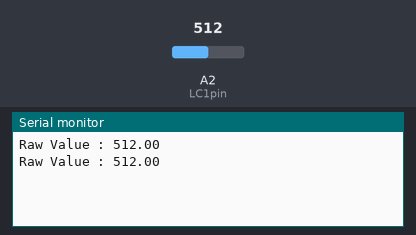
Simulated run of this sketch. Board: Arduino Uno, built with avr-gcc and run on an emulated ATmega328P. On the bench: the last lines printed to the serial monitor. Inputs (shaded band) come from the test bench; at power-on: A2 (LC1pin) = 512.

Above: at 5.8 s.
5.9 s: A2 (LC1pin) set to 716
At 10.8 s:
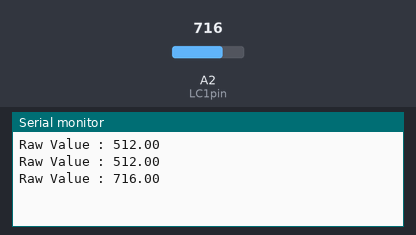
11.9 s: A2 (LC1pin) set to 900
At 15.8 s:
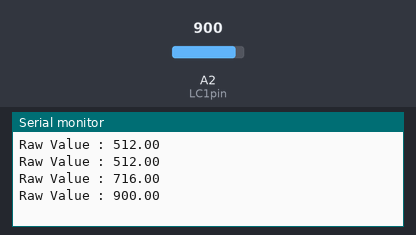
Timing chart, 0 to 17.3 s (numbered marks = the images above; inputs shaded):
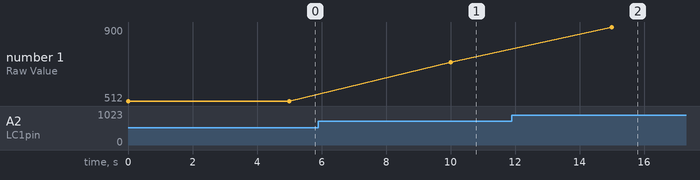

Measured:
- after the input at 5.9 s, the serial monitor: prints a new line after 4.1 s (image 1)
- after the input at 11.9 s, the serial monitor: prints a new line after 3.1 s (image 2)
- plotted number 1: 512 → 716 after the input at 5.9 s, 716 → 900 after the input at 11.9 s

The sketch:

0511_INA_LoadCell_V1.ino
```cpp
const int LC1pin = 2;
float LC1value = 0;

void setup() {
  Serial.begin(9600);
}

void loop() {
  LC1value = analogRead(LC1pin);
  Serial.print("Raw Value : ");
  Serial.println(LC1value);
  delay(5000);
}
```
